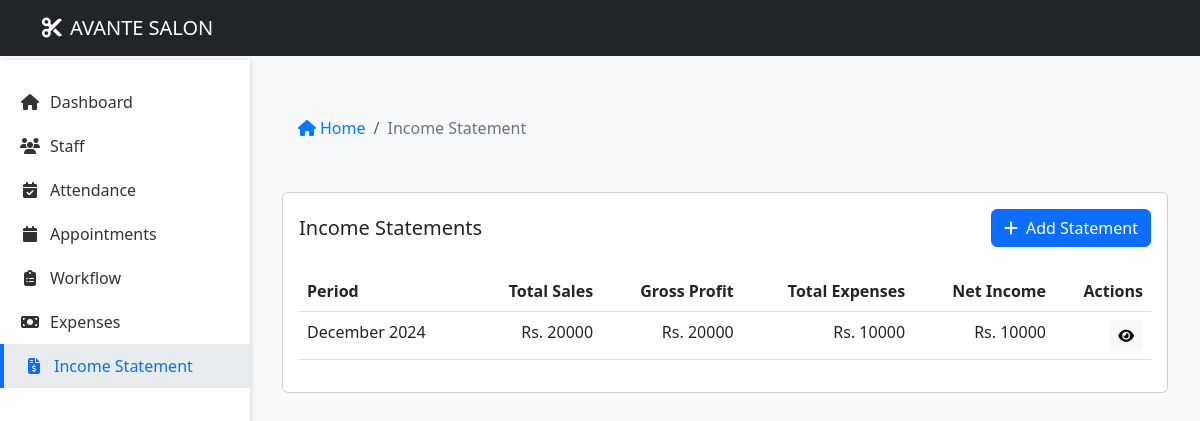
/income-statement/ (signed in), run on the app's committed database.
### core/models.py (models this page shows, shortened)
class IncomeStatement(models.Model):
    period = models.DateField(unique=True, default=timezone.now)  # This enforces one statement per month
    total_sales = models.IntegerField(default=0)
    saloon_material = models.IntegerField(default=0)
    supplies = models.IntegerField(default=0)
    other_purchases = models.IntegerField(default=0)
    gross_profit = models.IntegerField(default=0)
    marketing = models.IntegerField(default=0)
    comissions = models.IntegerField(default=0)
    salaries = models.IntegerField(default=0)
    rent = models.IntegerField(default=0)
    electricity = models.IntegerField(default=0)
    other_utilities = models.IntegerField(default=0)
    tele_internet = models.IntegerField(default=0)
    legal = models.IntegerField(default=0)
    cleaning = models.IntegerField(default=0)
    others = models.IntegerField(default=0)
    net_income = models.IntegerField(default=0)
    created_at = models.DateTimeField(auto_now_add=True)
    updated_at = models.DateTimeField(auto_now=True)
    class Meta:
        ordering = ['-period']
    @property
    def get_total_expenses(self):
        return (
            self.saloon_material + self.supplies + self.other_purchases +
            self.marketing + self.comissions + self.salaries + self.rent +
            self.electricity + self.other_utilities + self.tele_internet +
            self.legal + self.cleaning + self.others
        )

### core/views.py (the view, shortened to what this page needs)
# urls.py: path('income-statement/', views.income_statement, name='income_statement'),
@admin_only
def income_statement(request):
    statements = IncomeStatement.objects.all()
    context = {
        'statements': statements,
        'current_month': timezone.now().date()
    }
    return render(request, 'income_statement.html', context)

### templates/income_statement.html (shortened to what this page needs)
<!DOCTYPE html>
<html lang="en">
<head>
    <link href="https://cdn.jsdelivr.net/npm/bootstrap@5.3.0-alpha3/dist/css/bootstrap.min.css" rel="stylesheet">
    <link rel="stylesheet" href="https://cdnjs.cloudflare.com/ajax/libs/font-awesome/6.4.0/css/all.min.css">
</head>
<body>
    <nav class="navbar navbar-dark navbar-expand-lg">
        <div class="container">
            <a class="navbar-brand" href="#"><i class="fas fa-cut me-2"></i>AVANTE SALON</a>
        </div>
    </nav>
    <div class="sidebar collapse d-md-block" id="sidebarMenu">
        <ul class="nav flex-column">
            <li class="nav-item">
                <a class="nav-link" href="{% url 'core:index' %}">
                    <i class="fa-solid fa-house"></i>Dashboard
                </a>
            </li>
            <li class="nav-item">
                <a class="nav-link" href="{% url 'core:staff' %}">
                    <i class="fa-solid fa-users"></i>Staff
                </a>
            </li>
            <li class="nav-item">
                <a class="nav-link" href="/attendance">
                    <i class="fa-solid fa-calendar-check"></i>Attendance
                </a>
            </li>
            <li class="nav-item">
                <a class="nav-link" href="{% url 'core:appointments' %}">
                    <i class="fa-solid fa-calendar"></i>Appointments
                </a>
            </li>
            <li class="nav-item">
                <a class="nav-link" href="{% url 'core:workflow' %}">
                    <i class="fa-solid fa-clipboard-list"></i>Workflow
                </a>
            </li>
            <li class="nav-item">
                <a class="nav-link" href="{% url 'core:expenses' %}">
                    <i class="fa-solid fa-money-bill"></i>Expenses
                </a>
            </li>
            <li class="nav-item">
                <a class="nav-link active" href="{% url 'core:income_statement' %}">
                    <i class="fa-solid fa-file-invoice-dollar"></i>Income Statement
                </a>
            </li>
        </ul>
    </div>
    <div class="main-content">
        <div class="container mt-4">
            <nav aria-label="breadcrumb">
                <ol class="breadcrumb">
                    <li class="breadcrumb-item"><a href="{% url 'core:index' %}"><i class="fas fa-home me-1"></i>Home</a></li>
                    <li class="breadcrumb-item active" aria-current="page">Income Statement</li>
                </ol>
            </nav>
        </div>
        <div class="container-fluid py-4">
            <div class="row">
                <div class="col-md-12">
                    <div class="card">
                        <div class="card-body">
                            <div class="d-flex justify-content-between align-items-center mb-4">
                                <h5 class="card-title mb-0">Income Statements</h5>
                                <button class="btn btn-primary" data-bs-toggle="modal" data-bs-target="#addStatementModal">
                                    <i class="fas fa-plus me-2"></i>Add Statement
                                </button>
                            </div>
                            <div class="table-responsive">
                                <table class="table">
                                    <thead>
                                        <tr>
                                            <th>Period</th>
                                            <th class="text-end">Total Sales</th>
                                            <th class="text-end">Gross Profit</th>
                                            <th class="text-end">Total Expenses</th>
                                            <th class="text-end">Net Income</th>
                                            <th class="text-end">Actions</th>
                                        </tr>
                                    </thead>
                                    <tbody>
                                        {% for statement in statements %}
                                        <tr>
                                            <td>{{ statement.period|date:"F Y" }}</td>
                                            <td class="text-end">Rs. {{ statement.total_sales }}</td>
                                            <td class="text-end">Rs. {{ statement.gross_profit }}</td>
                                            <td class="text-end">Rs. {{ statement.get_total_expenses }}</td>
                                            <td class="text-end">Rs. {{ statement.net_income }}</td>
                                            <td class="text-end">
                                                <a href="{% url 'core:income_statement_detail' statement.id %}" class="btn btn-sm btn-light">
                                                    <i class="fas fa-eye"></i>
                                                </a>
                                            </td>
                                        </tr>
                                        {% empty %}
                                        <tr>
                                            <td colspan="6" class="text-center py-4 text-muted">
                                                <i class="fas fa-file-invoice-dollar me-2"></i>No income statements found
                                            </td>
                                        </tr>
                                        {% endfor %}
                                    </tbody>
                                </table>
                            </div>
                        </div>
                    </div>
                </div>
            </div>
        </div>
    </body>
</html>

### templates/income_statement.html (style rules this page uses)
body { background-color: #f8f9fa; }
.navbar { position: fixed; top: 0; width: 100%; z-index: 1000; background-color: #212529 !important; }
.navbar-brand, .navbar-nav .nav-link { color: #fff !important; }
.sidebar { position: fixed; top: 60px; left: 0; bottom: 0; width: 250px; background-color: white; padding-top: 20px; overflow-y: auto; z-index: 100; box-shadow: 2px 0 5px rgba(0,0,0,0.1); }
.main-content { margin-left: 250px; margin-top: 60px; padding: 20px; }
.nav-link { color: #333; padding: 10px 20px; transition: all 0.3s; }
.nav-link.active { color: #0d6efd; background-color: #e9ecef; border-left: 4px solid #0d6efd; }
.nav-item i { width: 20px; text-align: center; margin-right: 10px; }
.breadcrumb { background: transparent; padding: 0.75rem 1rem; margin-bottom: 1rem; }
.breadcrumb-item a { color: #007bff; text-decoration: none; }
.breadcrumb-item.active { color: #6c757d; }
.table-responsive { max-height: 600px; overflow-y: auto; }

### data on the page
IncomeStatement: period "December 2024", total_sales "20000", gross_profit "20000", get_total_expenses "10000", net_income "10000"
